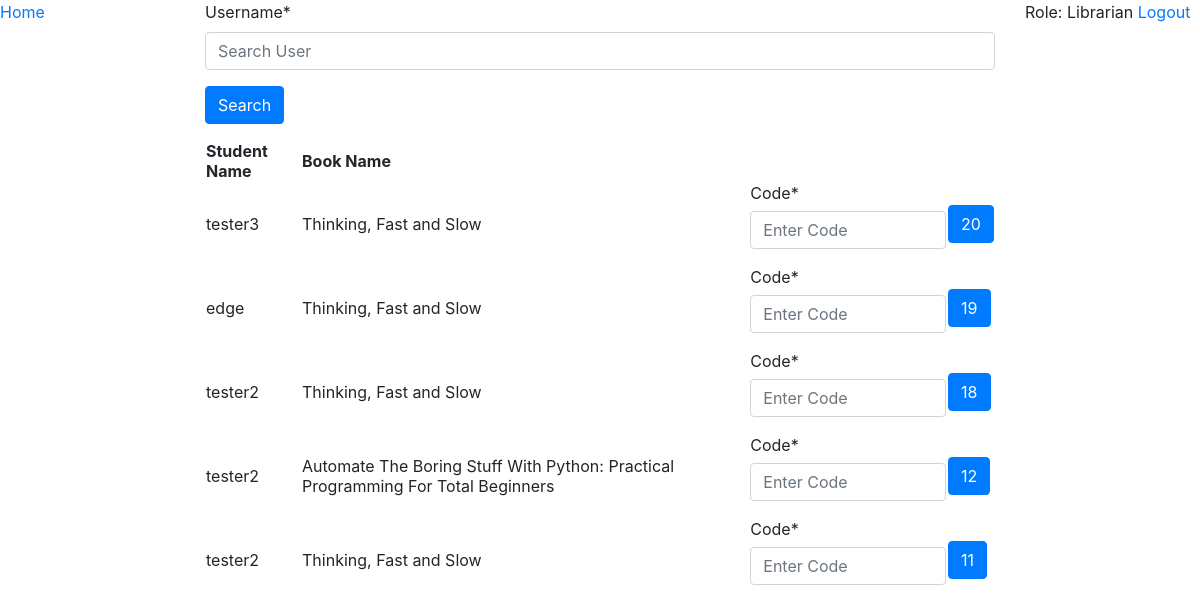
The page /librarian/ (signed in) on the database its author committed.
### book_issue/models.py (models this page shows, shortened)
class TimeStampModel(models.Model):
    created = models.DateTimeField(auto_now_add=True)
    class Meta:
        abstract = True

class BookIssueCode(TimeStampModel):
    user = models.ForeignKey(User, on_delete=models.CASCADE, related_name='user')
    book = models.ForeignKey('books.Book', on_delete=models.CASCADE, related_name='book')
    code = models.CharField(max_length=6)
    class Meta:
        permissions = (
            ("can_enter_code_to_issue_book", "can enter code to issue book"),
        )

### books/models.py (models this page shows, shortened)
class Book(models.Model):
    title = models.CharField(max_length=100)
    author_name = models.CharField(max_length=50)
    publisher_name = models.CharField(max_length=50, blank=True)
    pages = models.PositiveIntegerField(blank=True, null=True)
    pub_year = models.PositiveIntegerField()
    books_available = models.IntegerField()

### librarian/views.py (the view, shortened to what this page needs)
# urls.py: 2. Add a URL to urlpatterns:  path('', views.home, name='home')
@permission_required('book_issue.add_bookissuecode')
def home(request):
    book_issue_requests = BookIssueCode.objects.all().order_by('-created')
    search_form = SearchForm(request.GET or None)
    book_issue_code_form = BookIssueCodeForm()
    if search_form.is_valid():
        q = search_form.cleaned_data['username']
        return HttpResponseRedirect(reverse('librarian:search_result', kwargs={'q': q}))
    context = {'book_issue_requests': book_issue_requests, 'book_issue_code_form': book_issue_code_form,
               'search_form': search_form}
    return render(request, 'librarian/home.html', context)

### librarian/forms.py
class BookIssueCodeForm(forms.Form):
    code = forms.CharField(max_length=6, widget=forms.TextInput({'placeholder': 'Enter Code'}))

class SearchForm(forms.Form):
    username = forms.CharField(max_length=30, widget=forms.TextInput({'placeholder': 'Search User'}))

### librarian/templates/librarian/home.html (shortened to what this page needs)
{%extends 'librarian/base.html'%}
{%load crispy_forms_tags %}
{%block content%}
    <form method="get" action="{%url 'librarian:search' %}">
        {{search_form|crispy}}
        <input name="search" value="Search" class="btn btn-primary" type="submit">
    </form>
    <table>
        <tr>
            <th>Student Name</th>
            <th>Book Name</th>
        </tr>
        {%for book_issue_request in book_issue_requests%}
            <tr>
                <td>{{book_issue_request.user.username}}</td>
                <td>{{book_issue_request.book.title}}</td>
                <form method="post" action="{%url 'librarian:home'%}" class="form-inline">
                    <td>
                        {{book_issue_code_form|crispy}}
                    </td>
                    <td>
                        <input type="submit" name="check_code" value="{{book_issue_request.pk}}"
                               class="btn btn-primary" >
                    </td>
                </form>
            </tr>
        {%endfor%}
    </table>
{%endblock%}

### rows shown on the page
BookIssueCode: user.username "tester3", book "Thinking, Fast and Slow", check_code "20"
BookIssueCode: user.username "edge", book "Thinking, Fast and Slow", check_code "19"
BookIssueCode: user.username "tester2", book "Thinking, Fast and Slow", check_code "18"
BookIssueCode: user.username "tester2", book "Automate The Boring Stuff With Python: Practical Programming For Total Beginners", check_code "12"
BookIssueCode: user.username "tester2", book "Thinking, Fast and Slow", check_code "11"
